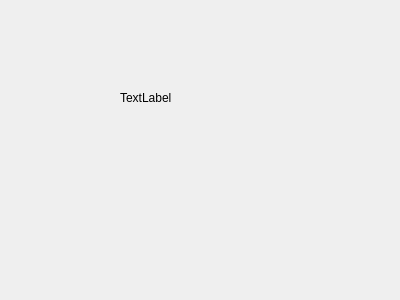
<?xml version="1.0" encoding="UTF-8"?>
<ui version="4.0">
 <class>studentAccountPage</class>
 <widget class="QDialog" name="studentAccountPage">
  <property name="geometry">
   <rect>
    <x>0</x>
    <y>0</y>
    <width>400</width>
    <height>300</height>
   </rect>
  </property>
  <property name="windowTitle">
   <string>Dialog</string>
  </property>
  <widget class="QLabel" name="loginLabel">
   <property name="geometry">
    <rect>
     <x>120</x>
     <y>90</y>
     <width>60</width>
     <height>16</height>
    </rect>
   </property>
   <property name="text">
    <string>TextLabel</string>
   </property>
  </widget>
 </widget>
 <resources/>
 <connections/>
</ui>
